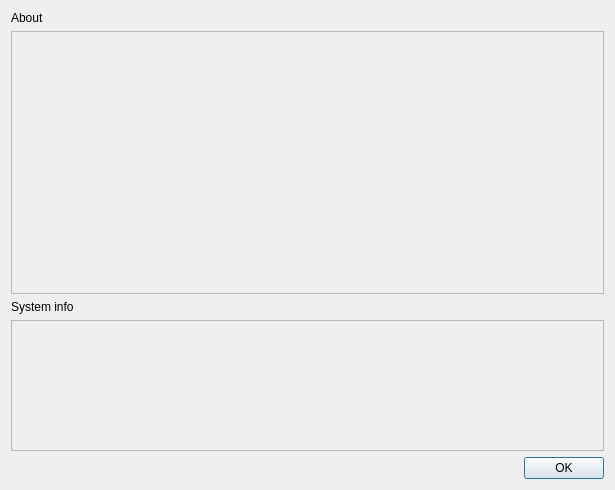
<?xml version="1.0" encoding="UTF-8"?>
<ui version="4.0">
 <class>Dialog</class>
 <widget class="QDialog" name="Dialog">
  <property name="geometry">
   <rect>
    <x>0</x>
    <y>0</y>
    <width>615</width>
    <height>490</height>
   </rect>
  </property>
  <property name="windowTitle">
   <string>About</string>
  </property>
  <property name="windowIcon">
   <iconset resource="../widgets/widgets.qrc">
    <normaloff>:/icons/fugue/question-white.png</normaloff>:/icons/fugue/question-white.png</iconset>
  </property>
  <layout class="QVBoxLayout" name="verticalLayout">
   <item>
    <widget class="QLabel" name="label_7">
     <property name="sizePolicy">
      <sizepolicy hsizetype="Preferred" vsizetype="Maximum">
       <horstretch>0</horstretch>
       <verstretch>0</verstretch>
      </sizepolicy>
     </property>
     <property name="text">
      <string>About</string>
     </property>
    </widget>
   </item>
   <item>
    <widget class="QLabel" name="labelAboutInfo">
     <property name="sizePolicy">
      <sizepolicy hsizetype="Preferred" vsizetype="Expanding">
       <horstretch>0</horstretch>
       <verstretch>2</verstretch>
      </sizepolicy>
     </property>
     <property name="frameShape">
      <enum>QFrame::StyledPanel</enum>
     </property>
     <property name="text">
      <string/>
     </property>
     <property name="textFormat">
      <enum>Qt::RichText</enum>
     </property>
     <property name="alignment">
      <set>Qt::AlignLeading|Qt::AlignLeft|Qt::AlignTop</set>
     </property>
     <property name="wordWrap">
      <bool>true</bool>
     </property>
     <property name="openExternalLinks">
      <bool>true</bool>
     </property>
     <property name="textInteractionFlags">
      <set>Qt::LinksAccessibleByMouse|Qt::TextSelectableByMouse</set>
     </property>
    </widget>
   </item>
   <item>
    <widget class="QLabel" name="label_6">
     <property name="sizePolicy">
      <sizepolicy hsizetype="Preferred" vsizetype="Maximum">
       <horstretch>0</horstretch>
       <verstretch>0</verstretch>
      </sizepolicy>
     </property>
     <property name="text">
      <string>System info</string>
     </property>
    </widget>
   </item>
   <item>
    <widget class="QLabel" name="labelSystemInfo">
     <property name="sizePolicy">
      <sizepolicy hsizetype="Preferred" vsizetype="Expanding">
       <horstretch>0</horstretch>
       <verstretch>1</verstretch>
      </sizepolicy>
     </property>
     <property name="frameShape">
      <enum>QFrame::StyledPanel</enum>
     </property>
     <property name="text">
      <string/>
     </property>
     <property name="textFormat">
      <enum>Qt::RichText</enum>
     </property>
     <property name="alignment">
      <set>Qt::AlignLeading|Qt::AlignLeft|Qt::AlignTop</set>
     </property>
     <property name="wordWrap">
      <bool>true</bool>
     </property>
     <property name="openExternalLinks">
      <bool>true</bool>
     </property>
     <property name="textInteractionFlags">
      <set>Qt::LinksAccessibleByMouse|Qt::TextSelectableByMouse</set>
     </property>
    </widget>
   </item>
   <item>
    <widget class="QDialogButtonBox" name="buttonBox">
     <property name="orientation">
      <enum>Qt::Horizontal</enum>
     </property>
     <property name="standardButtons">
      <set>QDialogButtonBox::Ok</set>
     </property>
    </widget>
   </item>
  </layout>
 </widget>
 <resources>
  <include location="../widgets/widgets.qrc"/>
 </resources>
 <connections>
  <connection>
   <sender>buttonBox</sender>
   <signal>accepted()</signal>
   <receiver>Dialog</receiver>
   <slot>close()</slot>
   <hints>
    <hint type="sourcelabel">
     <x>469</x>
     <y>463</y>
    </hint>
    <hint type="destinationlabel">
     <x>307</x>
     <y>244</y>
    </hint>
   </hints>
  </connection>
 </connections>
</ui>
